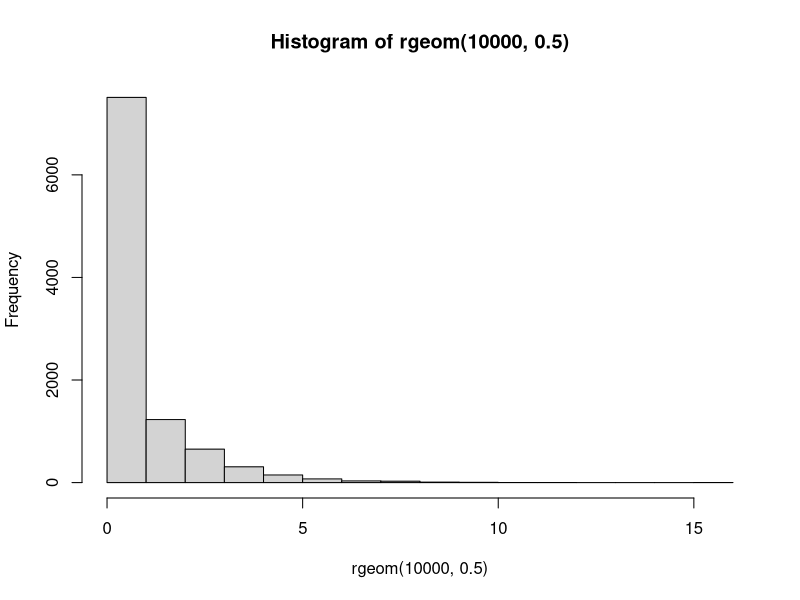
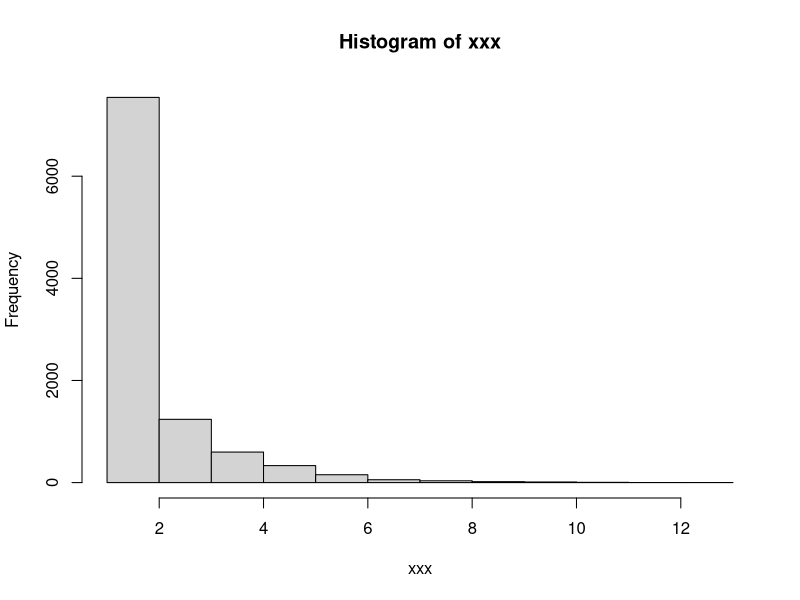
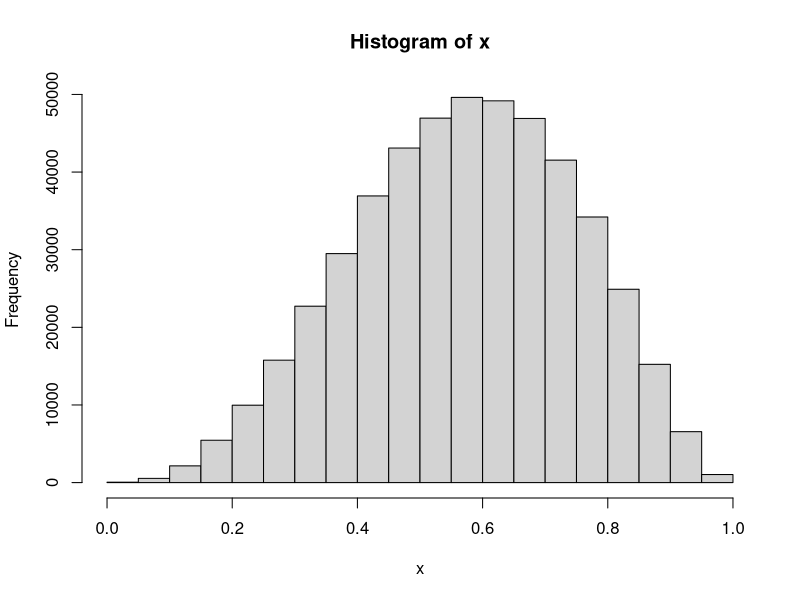

These charts were generated, in order, by the following R code:
# power distribution
# beta distribution 
# acceptance rejection method

p = 0.5
U = runif(100000)
ind = log(1 - U) / log(1 - p)
XX = floor(ind) + 1


XX1 = numeric(100000)
for(i in 1:100000)
{
  j = 0
  Ff = 0
  while(U[i] > Ff)
  {
    Ff = Ff + dgeom(j, 0.5)
    j = j + 1
  }
  XX1[i] = j
}

a = 1:20
pr = (1-p)^(a-1) * p
xxx = sample(1:20, size = 10000, prob = pr, replace = T)

hist(rgeom(10000, 0.5))
hist(xxx)

a = 4
b = 3
beta = function(x) {60 * x^3 * (1 - x)^2}
y = runif(100000)
u = runif(100000)
xxx = y[which(u < beta(y)/2.5)]

sum = 0
x = numeric()
for(i in 1:100)
{
  y = runif(10000)
  u = runif(10000)
  xx = y[which(u < beta(y)/2.074)]
  x = c(x, xx)
}
hist(x)